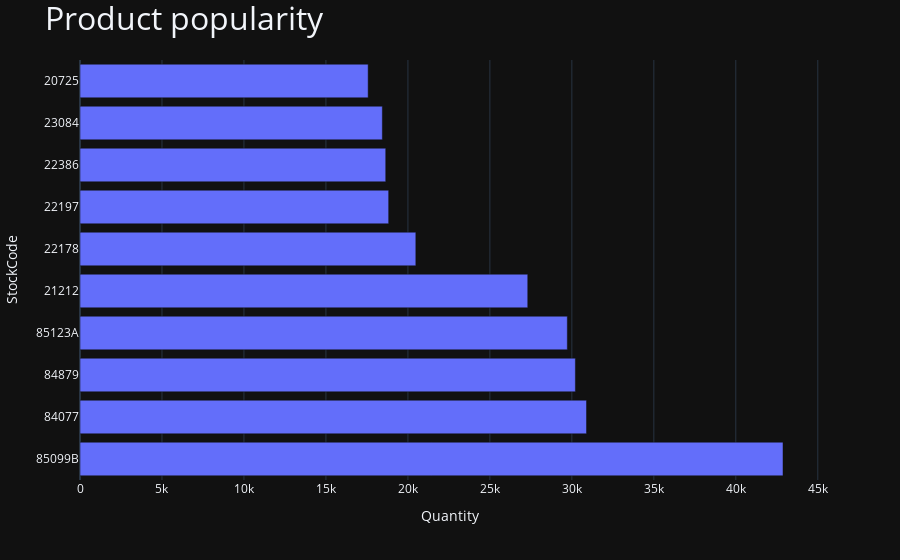

The code cell stored with this chart in its notebook:
### Code cell
fig = px.bar(top_10_products,
                 y='StockCode',
                 x='Quantity',
                 hover_name='Description' )

fig.update_layout(
    title="Product popularity",
    xaxis_title="Quantity",
    yaxis_title="StockCode",
    title_font_size=32,
)
fig.show()

### Figure 1 — Plotly figure (JSON) as saved in the notebook; plotly's stock layout.template omitted (floating-point values rounded to 4 significant figures)
{"data": [{"hovertemplate": "<b>%{hovertext}</b><br><br>Quantity=%{x}<br>StockCode=%{y}<extra></extra>", "hovertext": ["JUMBO BAG RED RETROSPOT", "WORLD WAR 2 GLIDERS ASSTD DESIGNS", "ASSORTED COLOUR BIRD ORNAMENT", "WHITE HANGING HEART T-LIGHT HOLDER", "PACK OF 72 RETROSPOT CAKE CASES", "VICTORIAN GLASS HANGING T-LIGHT", "POPCORN HOLDER", "JUMBO BAG PINK POLKADOT", "RABBIT NIGHT LIGHT", "LUNCH BAG RED RETROSPOT"], "legendgroup": "", "marker": {"color": "#636efa", "pattern": {"shape": ""}}, "name": "", "orientation": "h", "showlegend": false, "textposition": "auto", "x": [42878, 30895, 30215, 29724, 27310, 20484, 18827, 18648, 18441, 17576], "xaxis": "x", "y": ["85099B", "84077", "84879", "85123A", "21212", "22178", "22197", "22386", "23084", "20725"], "yaxis": "y", "type": "bar"}], "layout": {"xaxis": {"anchor": "y", "domain": [0.0, 1.0], "title": {"text": "Quantity"}}, "yaxis": {"anchor": "x", "domain": [0.0, 1.0], "title": {"text": "StockCode"}}, "legend": {"tracegroupgap": 0}, "margin": {"t": 60}, "barmode": "relative", "title": {"text": "Product popularity", "font": {"size": 32}}}}
